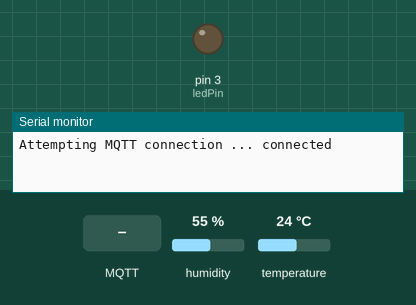
The sketch below on a simulated Arduino Uno, built for the host (arithmetic inside an expression is 32-bit, double 64-bit). On the bench: output pins drawn as LEDs (lit = HIGH), the last lines printed to the serial monitor. The inputs (shaded band) are chosen by the test bench; at power-on: humidity 55 %, temperature 24 °C. WiFi joins after 1.5 s; servers stay silent unless stated; no MQTT or app messages arrive unless stated.

Above: at 2.7 s.
2.8 s: MQTT message "on" arrives on the first subscribed topic
At 3.6 s:
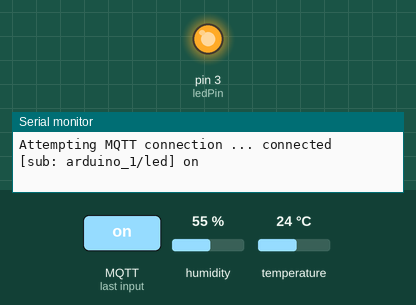
4.3 s: MQTT message "off" arrives on the first subscribed topic
At 4.7 s:
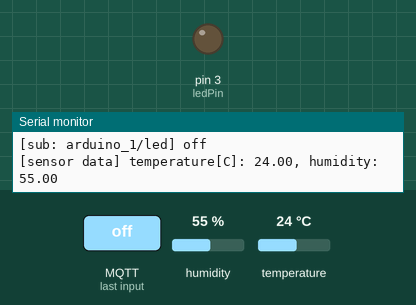
Timing chart, 0 to 7.3 s (numbered marks = the images above; inputs shaded):
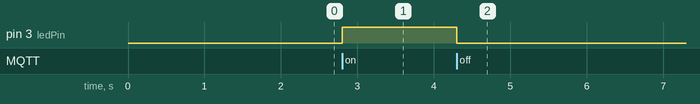

The sketch:

mqtt_node_arduino.ino
```cpp
/*------------------------------------------------------------------------------
Program:      mqtt_node_arduino

Description:  Basic MQTT node using Arduino Uno development board equipped with
              an Ethernet shield (W500). The MQTT node actes acts both a MQTT
              publisher and subscriber - publish local sensor
              readings (temperature and humidity) to MQTT topics and gets commands
              through a subscription to another MQTT topic.

Hardware:     Arduino Uno R3, Ethernet Shield (W5100), DHT11.
              Should work with other Arduinos

Software:     Developed using Arduino 1.8.5 IDE

Libraries:
              - Adafruit Unified Sensor Driver:
                https://github.com/adafruit/Adafruit_Sensor
              - DHT-sensor-library:
                https://github.com/adafruit/DHT-sensor-library
              - Arduino Client for MQTT:
                https://github.com/knolleary/pubsubclient

References:
              - DHT11 datasheet: http://www.micropik.com/PDF/dht11.pdf
              - Arduino Client for MQTT:https://pubsubclient.knolleary.net/

Date:         Febryary 18, 2018

Author:       Gheorghe G., http://www.arduinolab.net
------------------------------------------------------------------------------*/

#include <SPI.h>
#include <Ethernet.h>
#include <PubSubClient.h>
#include <DHT.h>

#define ARDUINO_CLIENT_ID "arduino_1"                     // Client ID for Arduino pub/sub
#define PUB_TEMP "arduino_1/sensor/temperature_celsius"   // MTTQ topic for temperature [C]
#define PUB_HUMID "arduino_1/sensor/humidity"             // MTTQ topic for humidity
#define SUB_LED "arduino_1/led"                           // MTTQ topic for LED
#define PUBLISH_DELAY 3000                                // Publishing delay [ms]

// Hardware setup details
const int ledPin = 3;
const int sensorPin = 5;
const int sensorType = DHT11;

// Networking details
byte mac[]    = {  0x00, 0xAA, 0xBB, 0xCC, 0xDE, 0x02 };  // Ethernet shield (W5100) MAC address
IPAddress ip(192, 168, 2, 105);                           // Ethernet shield (W5100) IP address
IPAddress server(192, 168, 2, 114);                       // MTTQ server IP address

DHT dht(sensorPin, sensorType);
EthernetClient ethClient;
PubSubClient client(ethClient);

long previousMillis;

void setup()
{
  Serial.begin(9600);

  // LED off
  pinMode(ledPin, OUTPUT);
  digitalWrite(ledPin, LOW);

  // MTTQ parameters
  client.setServer(server, 1883);
  client.setCallback(callback);

  // Ethernet shield configuration
  Ethernet.begin(mac, ip);

  delay(1500); // Allow hardware to stabilize

  previousMillis = millis();
}

void loop()
{
  if (!client.connected())
    reconnect();

  if (millis() - previousMillis > PUBLISH_DELAY)
  {
    previousMillis = millis();
    float humidity = dht.readHumidity(); // humidity
    float tempC = dht.readTemperature(); // temperature [C]
    char tmpBuffer[20];

    // check if any reads failed and exit early (to try again).
    if (isnan(humidity) || isnan(tempC))
    {
      Serial.println("error reading sensor data");
      return;
    }
    else
    {
      Serial.print("[sensor data] temperature[C]: ");
      Serial.print(tempC);
      Serial.print(", humidity: ");
      Serial.println(humidity);

      client.publish(PUB_TEMP, dtostrf(tempC, 6, 2, tmpBuffer));
      client.publish(PUB_HUMID, dtostrf(humidity, 6, 2, tmpBuffer));
    }
  }

  client.loop();
}

void reconnect()
{
  // Loop until reconnected
  while (!client.connected()) {
    Serial.print("Attempting MQTT connection ... ");
    // Attempt to connect
    if (client.connect(ARDUINO_CLIENT_ID)) {
      Serial.println("connected");
      // (re)subscribe
      client.subscribe(SUB_LED);
    } else {
      Serial.print("Connection failed, state: ");
      Serial.print(client.state());
      Serial.println(", retrying in 5 seconds");
      delay(5000); // Wait 5 seconds before retrying
    }
  }
}

// sub callback function
void callback(char* topic, byte* payload, unsigned int length)
{
  Serial.print("[sub: ");
  Serial.print(topic);
  Serial.print("] ");
  char message[length + 1] = "";
  for (int i = 0; i < length; i++)
    message[i] = (char)payload[i];
  message[length] = '\0';
  Serial.println(message);

  // SUB_LED topic section
  if (strcmp(topic, SUB_LED) == 0)
  {
    if (strcmp(message, "on") == 0)
      digitalWrite(ledPin, HIGH);
    if (strcmp(message, "off") == 0)
      digitalWrite(ledPin, LOW);
  }
}
```

Measured:
- after the input at 2.8 s, pin 3 (ledPin): LOW → HIGH at once
- after the input at 4.3 s, pin 3 (ledPin): HIGH → LOW at once
